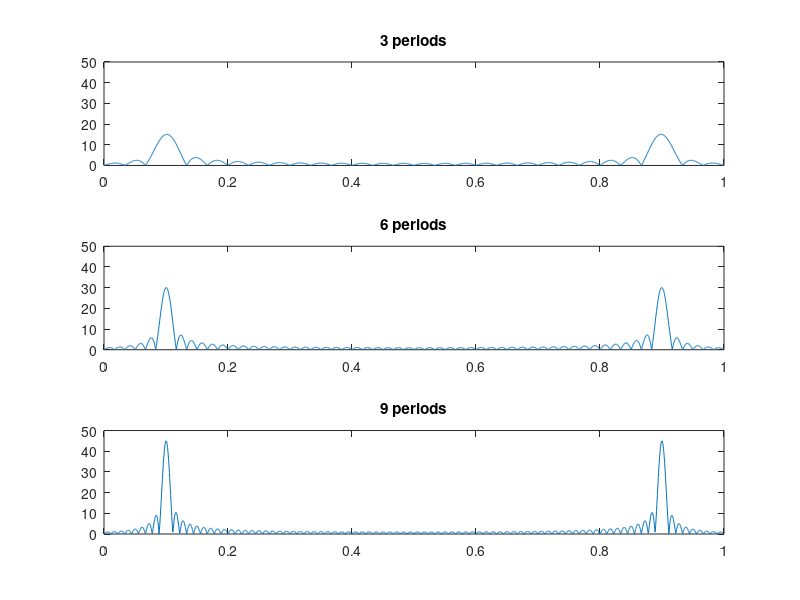

MATLAB code to generate this figure:
n = [0:29];
x1 = cos(2*pi*n/10);
x2 = [x1 x1];
x3 = [x1 x1 x1];

N = 2048;
X1 = abs(fft(x1,N));
X2 = abs(fft(x2,N));
X3 = abs(fft(x3,N));
F = [0:N-1]/N;

figure(1);

subplot(3,1,1);
plot(F,X1),title('3 periods'),axis([0 1 0 50])
subplot(3,1,2)
plot(F,X2),title('6 periods'),axis([0 1 0 50])
subplot(3,1,3)
plot(F,X3),title('9 periods'),axis([0 1 0 50])
